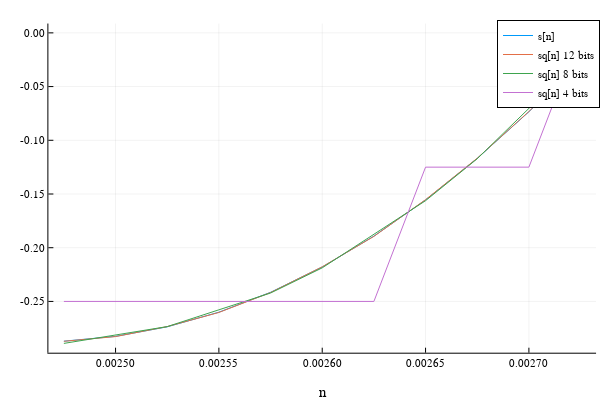

This figure's notebook cell:
### Code cell
# Comparacao sinal original vs quantizado (ampliada)
plot(t[100:110], s[100:110], linewidth = 1, xlabel = "n", label = "s[n]")
plot!(t[100:110], sq12[100:110], linewidth = 1, xlabel = "n", label = "sq[n] 12 bits")
plot!(t[100:110], sq8[100:110], linewidth = 1, xlabel = "n", label = "sq[n] 8 bits")
plot!(t[100:110], sq4[100:110], linewidth = 1, xlabel = "n", label = "sq[n] 4 bits")

### Figure 1 — Plotly figure (JSON) as saved in the notebook; plotly's stock layout.template omitted (floating-point values rounded to 4 significant figures)
{"data": [{"colorbar": {"title": ""}, "legendgroup": "s[n]", "line": {"color": "rgba(0, 154, 250, 1.000)", "dash": "solid", "shape": "linear", "width": 1}, "mode": "lines", "name": "s[n]", "showlegend": true, "type": "scatter", "x": [0.002475, 0.0025, 0.002525, 0.00255, 0.002575, 0.0026, 0.002625, 0.00265, 0.002675, 0.0027, 0.002725], "xaxis": "x", "y": [-0.287, -0.2825, -0.2736, -0.26, -0.2415, -0.2179, -0.1892, -0.1555, -0.1168, -0.07344, -0.02567], "yaxis": "y", "zmax": null, "zmin": null}, {"colorbar": {"title": ""}, "legendgroup": "sq[n] 12 bits", "line": {"color": "rgba(227, 111, 71, 1.000)", "dash": "solid", "shape": "linear", "width": 1}, "mode": "lines", "name": "sq[n] 12 bits", "showlegend": true, "type": "scatter", "x": [0.002475, 0.0025, 0.002525, 0.00255, 0.002575, 0.0026, 0.002625, 0.00265, 0.002675, 0.0027, 0.002725], "xaxis": "x", "y": [-0.2871, -0.2827, -0.2734, -0.2603, -0.2417, -0.2178, -0.1895, -0.1553, -0.1167, -0.07324, -0.02588], "yaxis": "y", "zmax": null, "zmin": null}, {"colorbar": {"title": ""}, "legendgroup": "sq[n] 8 bits", "line": {"color": "rgba(62, 164, 78, 1.000)", "dash": "solid", "shape": "linear", "width": 1}, "mode": "lines", "name": "sq[n] 8 bits", "showlegend": true, "type": "scatter", "x": [0.002475, 0.0025, 0.002525, 0.00255, 0.002575, 0.0026, 0.002625, 0.00265, 0.002675, 0.0027, 0.002725], "xaxis": "x", "y": [-0.2891, -0.2812, -0.2734, -0.2578, -0.2422, -0.2188, -0.1875, -0.1562, -0.1172, -0.07031, -0.02344], "yaxis": "y", "zmax": null, "zmin": null}, {"colorbar": {"title": ""}, "legendgroup": "sq[n] 4 bits", "line": {"color": "rgba(195, 113, 210, 1.000)", "dash": "solid", "shape": "linear", "width": 1}, "mode": "lines", "name": "sq[n] 4 bits", "showlegend": true, "type": "scatter", "x": [0.002475, 0.0025, 0.002525, 0.00255, 0.002575, 0.0026, 0.002625, 0.00265, 0.002675, 0.0027, 0.002725], "xaxis": "x", "y": [-0.25, -0.25, -0.25, -0.25, -0.25, -0.25, -0.25, -0.125, -0.125, -0.125, 0], "yaxis": "y", "zmax": null, "zmin": null}], "layout": {"annotations": [], "height": 400, "legend": {"bgcolor": "rgba(255, 255, 255, 1.000)", "bordercolor": "rgba(0, 0, 0, 1.000)", "borderwidth": 1, "font": {"color": "rgba(0, 0, 0, 1.000)", "family": "sans-serif", "size": 11}, "title": {"font": {"color": "rgba(0, 0, 0, 1.000)", "family": "sans-serif", "size": 15}, "text": ""}, "tracegroupgap": 0, "traceorder": "normal", "x": 1, "xanchor": "auto", "y": 1, "yanchor": "auto"}, "margin": {"b": 20, "l": 0, "r": 0, "t": 20}, "paper_bgcolor": "rgba(255, 255, 255, 1.000)", "plot_bgcolor": "rgba(255, 255, 255, 1.000)", "showlegend": true, "width": 600, "xaxis": {"anchor": "y", "domain": [0.08064, 0.9934], "gridcolor": "rgba(0, 0, 0, 0.100)", "gridwidth": 0.5, "linecolor": "rgba(0, 0, 0, 1.000)", "mirror": false, "range": [0.002468, 0.002733], "showgrid": true, "showline": true, "showticklabels": true, "tickangle": 0, "tickcolor": "rgb(0, 0, 0)", "tickfont": {"color": "rgba(0, 0, 0, 1.000)", "family": "sans-serif", "size": 11}, "tickmode": "array", "ticks": "inside", "ticktext": ["0.00250", "0.00255", "0.00260", "0.00265", "0.00270"], "tickvals": [0.0025, 0.00255, 0.0026, 0.00265, 0.0027], "title": "n", "titlefont": {"color": "rgba(0, 0, 0, 1.000)", "family": "sans-serif", "size": 15}, "type": "-", "visible": true, "zeroline": false, "zerolinecolor": "rgba(0, 0, 0, 1.000)"}, "yaxis": {"anchor": "x", "domain": [0.07581, 0.9902], "gridcolor": "rgba(0, 0, 0, 0.100)", "gridwidth": 0.5, "linecolor": "rgba(0, 0, 0, 1.000)", "mirror": false, "range": [-0.2977, 0.008672], "showgrid": true, "showline": true, "showticklabels": true, "tickangle": 0, "tickcolor": "rgb(0, 0, 0)", "tickfont": {"color": "rgba(0, 0, 0, 1.000)", "family": "sans-serif", "size": 11}, "tickmode": "array", "ticks": "inside", "ticktext": ["-0.25", "-0.20", "-0.15", "-0.10", "-0.05", "0.00"], "tickvals": [-0.25, -0.2, -0.15, -0.1, -0.05, 0], "title": "", "titlefont": {"color": "rgba(0, 0, 0, 1.000)", "family": "sans-serif", "size": 15}, "type": "-", "visible": true, "zeroline": false, "zerolinecolor": "rgba(0, 0, 0, 1.000)"}}}
